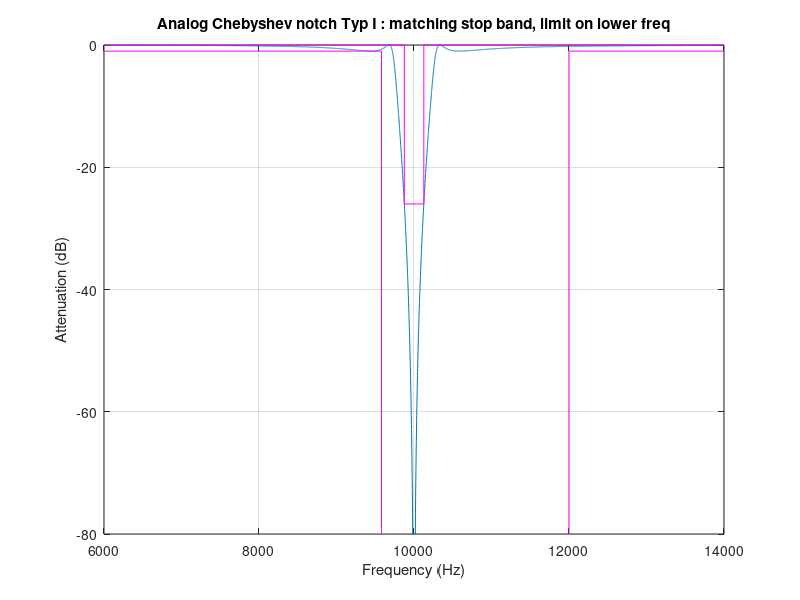

Reproduce this figure in MATLAB. (Note: this script raises an error after producing the figure.)
## This is a quick and dirty test to see that all the compiled functions
## are loading and running.  In future all tests will be distributed to
## individual directories or even individual function files.  But we have
## to start somewhere...
LOADPATH = "main//:extra//:nonfree//:FIXES:";

## this test could be done without the graph
demo('cheb1ord');
disp('====================');
input('confirm that the filter n stays within the design boxes:');

oneplot
clf
t = linspace(0,1,100);
plot(t,cos(2*pi*t*1.4),'b',t,sin(2*pi*t*1.4),'g');
legend('cos','sin');
input('confirm that the legend says "cos" and "sin":');

disp('click on the graph to place "hello"'); fflush(stdout);
gtext('hello');

disp('use left mouse to zoom the graph, right to unzoom, middle to exit');
fflush(stdout);
axis([0 1 0 1]);
gzoom;
